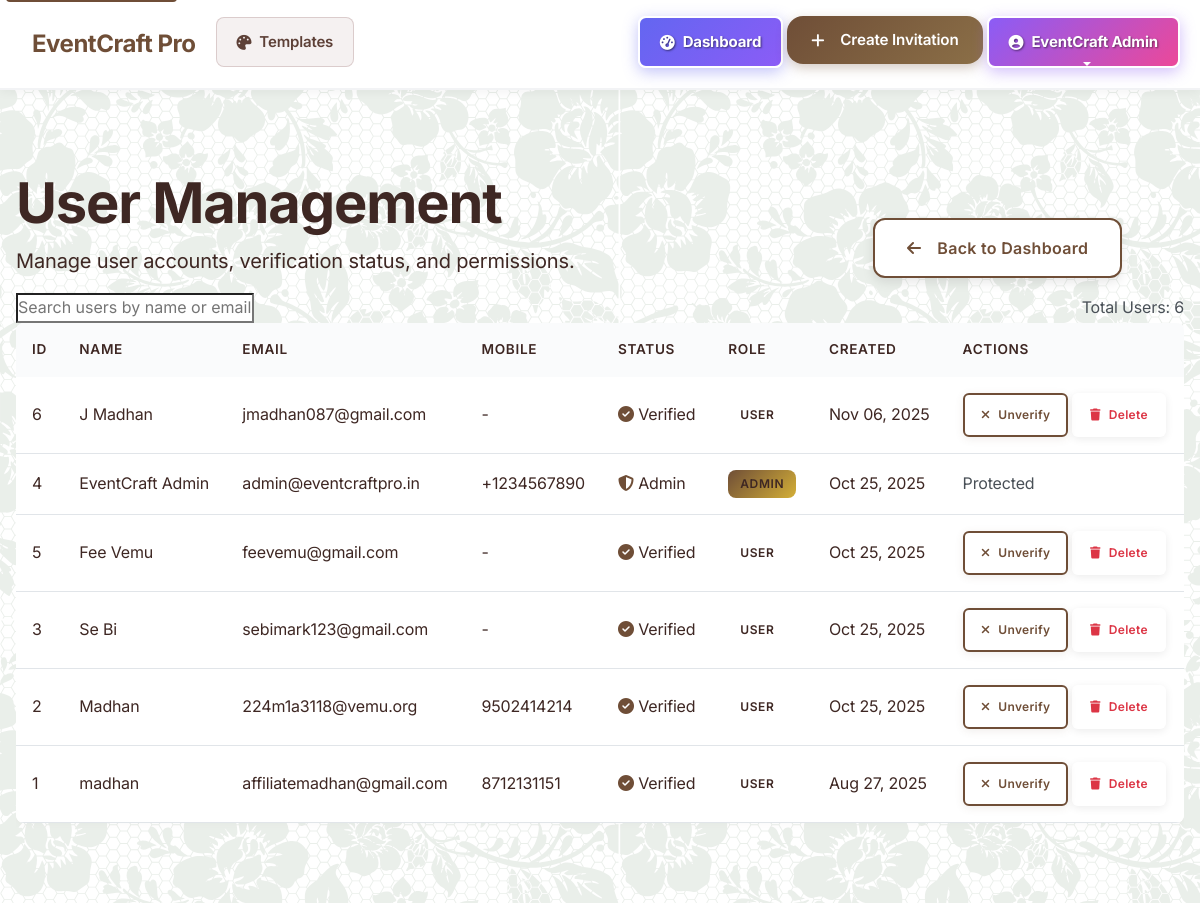
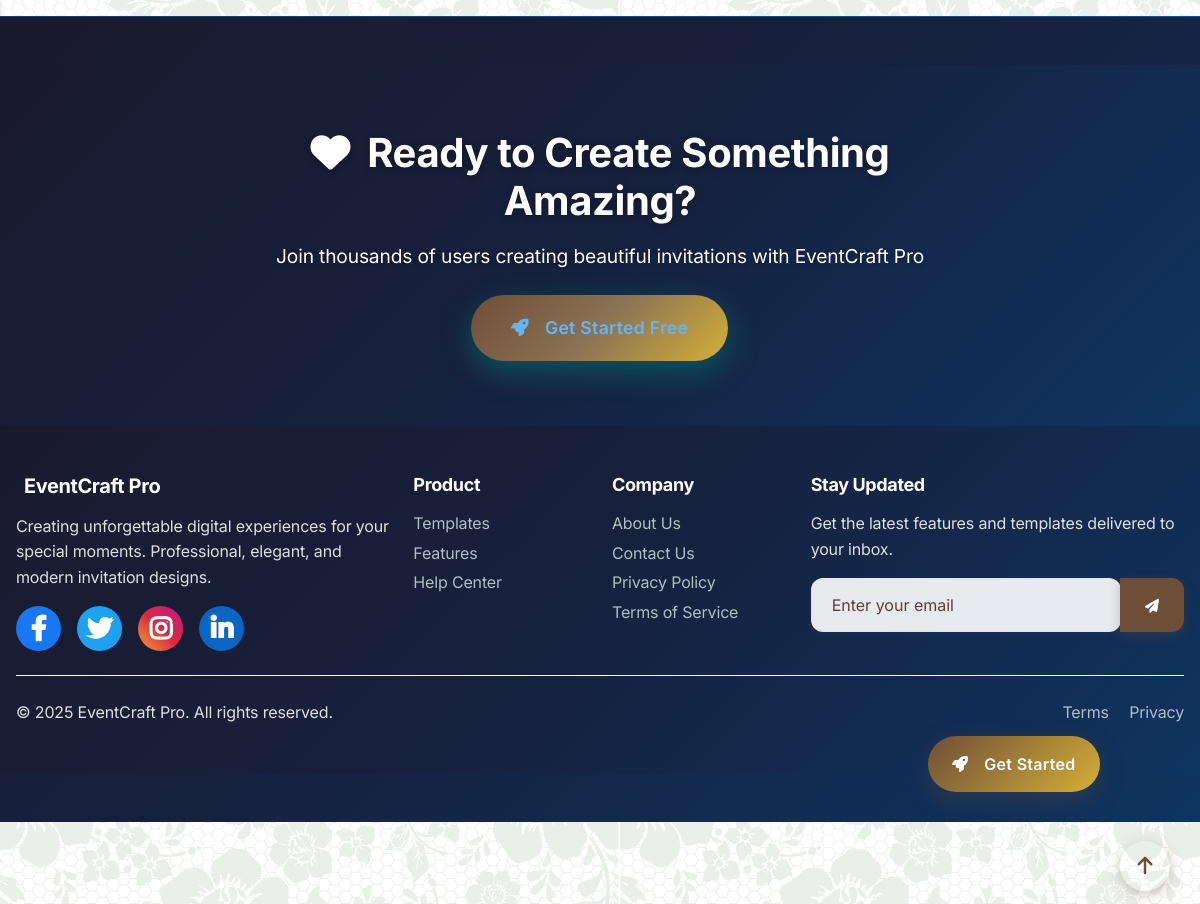
Screenshot of /admin/users (signed in) with the database file from the repository (2 pictures, top to bottom).
### models.py (models this page shows)
class User(db.Model):
    __tablename__ = 'users'
    id = db.Column(db.Integer, primary_key=True)
    name = db.Column(db.String(100), nullable=False)
    email = db.Column(db.String(120), unique=True, nullable=False)
    mobile = db.Column(db.String(15), nullable=False)
    password_hash = db.Column(db.String(255), nullable=False)
    is_verified = db.Column(db.Boolean, default=False)
    is_admin = db.Column(db.Boolean, default=False)
    google_id = db.Column(db.String(100), unique=True, nullable=True)
    created_at = db.Column(db.DateTime, default=datetime.utcnow)
    updated_at = db.Column(db.DateTime, default=datetime.utcnow, onupdate=datetime.utcnow)
    invitations = db.relationship('Invitation', backref='user', lazy=True, cascade='all, delete-orphan')

### routes.py (the view)
    @app.route('/admin/users')
    def admin_users():
        if not is_admin():
            flash('Access denied. Admin privileges required.', 'error')
            return redirect(url_for('dashboard'))
        users = User.query.order_by(User.created_at.desc()).all()
        return render_template('admin/users.html', users=users)

### app.py (called while the page is built)
@app.context_processor
def inject_session():
    from flask import session
    return dict(session=session)

### routes.py (called while the page is built)
def is_authenticated():
    return 'user_id' in session

def is_admin():
    if not is_authenticated():
        return False
    user = User.query.get(session['user_id'])
    return user and user.is_admin

### templates/admin/users.html (shortened to what this page needs)
{% extends "base.html" %}
{% block content %}
<section class="admin-hero">
    <div class="container">
        <div class="row align-items-center">
            <div class="col-lg-8">
                <h1 class="hero-title">User Management</h1>
                <p class="hero-subtitle">
                    Manage user accounts, verification status, and permissions.
                </p>
            </div>
            <div class="col-lg-4 text-center">
                <div class="hero-actions">
                    <a href="{{ url_for('admin_dashboard') }}" class="btn btn-light btn-lg">
                        <i class="fas fa-arrow-left me-2"></i>
                        Back to Dashboard
                    </a>
                </div>
            </div>
        </div>
    </div>
</section>
<section class="admin-content">
    <div class="container">
        <div class="search-bar">
            <div class="row align-items-center">
                <div class="col-md-8">
                    <input type="text" class="search-input" id="userSearch" placeholder="Search users by name or email...">
                </div>
                <div class="col-md-4 text-md-end">
                    <span class="text-muted">Total Users: {{ users|length }}</span>
                </div>
            </div>
        </div>
        <div class="admin-table">
            <div class="table-responsive">
                <table class="table">
                    <thead>
                        <tr>
                            <th>ID</th>
                            <th>Name</th>
                            <th>Email</th>
                            <th>Mobile</th>
                            <th>Status</th>
                            <th>Role</th>
                            <th>Created</th>
                            <th>Actions</th>
                        </tr>
                    </thead>
                    <tbody id="usersTableBody">
                        {% for user in users %}
                        <tr data-user-id="{{ user.id }}">
                            <td>{{ user.id }}</td>
                            <td>{{ user.name }}</td>
                            <td>{{ user.email }}</td>
                            <td>{{ user.mobile or '-' }}</td>
                            <td>
                                {% if user.is_admin %}
                                    <span class="user-status admin">
                                        <i class="fas fa-shield-alt"></i>
                                        Admin
                                    </span>
                                {% elif user.is_verified %}
                                    <span class="user-status verified">
                                        <i class="fas fa-check-circle"></i>
                                        Verified
                                    </span>
                                {% else %}
                                    <span class="user-status unverified">
                                        <i class="fas fa-times-circle"></i>
                                        Unverified
                                    </span>
                                {% endif %}
                            </td>
                            <td>
                                {% if user.is_admin %}
                                    <span class="badge bg-danger">Admin</span>
                                {% else %}
                                    <span class="badge bg-secondary">User</span>
                                {% endif %}
                            </td>
                            <td>{{ user.created_at.strftime('%b %d, %Y') }}</td>
                            <td>
                                <div class="action-buttons">
                                    {% if not user.is_admin %}
                                        <button class="btn btn-outline-primary btn-sm toggle-status-btn"
                                                data-user-id="{{ user.id }}"
                                                data-current-status="{{ user.is_verified }}">
                                            {% if user.is_verified %}
                                                <i class="fas fa-times"></i> Unverify
                                            {% else %}
                                                <i class="fas fa-check"></i> Verify
                                            {% endif %}
                                        </button>
                                        <button class="btn btn-outline-danger btn-sm delete-user-btn"
                                                data-user-id="{{ user.id }}"
                                                data-user-name="{{ user.name }}">
                                            <i class="fas fa-trash"></i> Delete
                                        </button>
                                    {% else %}
                                        <span class="text-muted">Protected</span>
                                    {% endif %}
                                </div>
                            </td>
                        </tr>
                        {% endfor %}
                    </tbody>
                </table>
            </div>
        </div>
    </div>
</section>
{% endblock %}

### templates/base.html (shortened to what this page needs)
<!DOCTYPE html>
<html lang="en">
<head>
    <link href="https://cdn.jsdelivr.net/npm/bootstrap@5.3.0/dist/css/bootstrap.min.css" rel="stylesheet">
    <link rel="stylesheet" href="https://cdnjs.cloudflare.com/ajax/libs/font-awesome/6.4.0/css/all.min.css">
    <link rel="stylesheet" href="/static/css/floral-animations.css">
    <link rel="stylesheet" href="/static/css/style.css?v=12.0">
</head>
<body>
    <nav class="navbar navbar-expand-lg fixed-top glass" id="mainNavbar" role="navigation" aria-label="Main navigation">
        <div class="container">
            <a class="navbar-brand" href="{{ url_for('index') }}" aria-label="EventCraft Pro - Go to homepage">
                EventCraft Pro
            </a>
            <div class="collapse navbar-collapse" id="navbarNav">
                <ul class="navbar-nav me-auto" role="menubar">
                    <li class="nav-item" role="none">
                        <a class="nav-link" href="{{ url_for('templates') }}" role="menuitem" aria-label="Browse invitation templates">
                            <i class="fas fa-palette me-1" aria-hidden="true"></i>Templates
                        </a>
                    </li>
                </ul>
                <ul class="navbar-nav ms-auto">
                    {% if session.user_id %}
                        <li class="nav-item">
                            <a class="nav-link" href="{{ url_for('dashboard') }}">
                                <i class="fas fa-tachometer-alt me-1"></i>Dashboard
                            </a>
                        </li>
                        <li class="nav-item">
                            <a class="btn-primary-custom" href="{{ url_for('templates') }}">
                                <i class="fas fa-plus me-1"></i>Create Invitation
                            </a>
                        </li>
                        <li class="nav-item dropdown">
                            <a class="nav-link dropdown-toggle" href="#" role="button" data-bs-toggle="dropdown" aria-expanded="false">
                                <i class="fas fa-user-circle me-1"></i>{{ session.user_name if session.user_name else 'User' }}
                            </a>
                        </li>
                    {% else %}
                        <li class="nav-item">
                            <a class="btn-primary-custom" href="{{ url_for('auth') }}">
                                <i class="fas fa-rocket me-1"></i>Get Started
                            </a>
                        </li>
                    {% endif %}
                </ul>
            </div>
        </div>
    </nav>
    <div class="mobile-nav-overlay" id="mobileNavOverlay"></div>
    <button class="back-to-top" id="backToTop" aria-label="Back to top">
        <i class="fas fa-arrow-up"></i>
    </button>
    <main id="main-content" class="main-content" role="main" aria-label="Main content">
    <main class="fade-in">
        {% block content %}{% endblock %}
    </main>
    <div id="floatingGetStarted" class="floating-get-started">
        <a href="{{ url_for('auth') }}" class="btn btn-primary btn-lg floating-btn">
        </a>
    </div>
    <footer class="footer-modern glass">
        <div class="footer-header">
            <div class="container">
                <div class="row justify-content-center text-center">
                    <div class="col-lg-8">
                        <h2 class="footer-title mb-3">
                            <i class="fas fa-heart text-primary me-2"></i>
                            Ready to Create Something Amazing?
                        </h2>
                        <p class="footer-subtitle mb-4">Join thousands of users creating beautiful invitations with EventCraft Pro</p>
                        <a href="{{ url_for('auth') }}" class="btn btn-primary btn-lg footer-cta-btn">
                            <i class="fas fa-rocket me-2"></i>Get Started Free
                        </a>
                    </div>
                </div>
            </div>
        </div>
        <div class="footer-content">
            <div class="container py-5">
                <div class="row g-4">
                    <div class="col-lg-4 col-md-6">
                        <h5 class="fw-bold mb-3 text-white">
                            EventCraft Pro
                        </h5>
                        <p class="text-light mb-3">Creating unforgettable digital experiences for your special moments. Professional, elegant, and modern invitation designs.</p>
                        <div class="d-flex gap-3">
                            <a href="#" class="social-link facebook"><i class="fab fa-facebook-f fa-lg"></i></a>
                            <a href="#" class="social-link twitter"><i class="fab fa-twitter fa-lg"></i></a>
                            <a href="#" class="social-link instagram"><i class="fab fa-instagram fa-lg"></i></a>
                            <a href="#" class="social-link linkedin"><i class="fab fa-linkedin-in fa-lg"></i></a>
                        </div>
                    </div>
                    <div class="col-lg-2 col-md-3 col-6">
                        <h6 class="fw-bold mb-3 text-white">Product</h6>
                        <ul class="list-unstyled">
                            <li><a href="{{ url_for('templates') }}" class="footer-link">Templates</a></li>
                            <li><a href="{{ url_for('about') }}" class="footer-link">Features</a></li>
                            <li><a href="{{ url_for('help_center') }}" class="footer-link">Help Center</a></li>
                        </ul>
                    </div>
                    <div class="col-lg-2 col-md-3 col-6">
                        <h6 class="fw-bold mb-3 text-white">Company</h6>
                        <ul class="list-unstyled">
                            <li><a href="{{ url_for('about') }}" class="footer-link">About Us</a></li>
                            <li><a href="{{ url_for('contact') }}" class="footer-link">Contact Us</a></li>
                            <li><a href="{{ url_for('privacy') }}" class="footer-link">Privacy Policy</a></li>
                            <li><a href="{{ url_for('terms') }}" class="footer-link">Terms of Service</a></li>
                        </ul>
                    </div>
                    <div class="col-lg-4 col-md-12">
                        <h6 class="fw-bold mb-3 text-white">Stay Updated</h6>
                        <p class="text-light mb-3">Get the latest features and templates delivered to your inbox.</p>
                        <div class="input-group">
                            <input type="email" class="form-control newsletter-input" placeholder="Enter your email">
                            <button class="btn btn-primary newsletter-btn" type="button">
                                <i class="fas fa-paper-plane"></i>
                            </button>
                        </div>
                    </div>
                </div>
                <hr class="my-4 border-light">
                <div class="row align-items-center">
                    <div class="col-md-6">
                        <p class="text-light mb-0">&copy; 2025 EventCraft Pro. All rights reserved.</p>
                    </div>
                    <div class="col-md-6 text-md-end">
                        <a href="{{ url_for('terms') }}" class="footer-link me-3">Terms</a>
                        <a href="{{ url_for('privacy') }}" class="footer-link">Privacy</a>
                    </div>
                </div>
            </div>
        </div>
    </footer>
</body>
</html>

### static/css/floral-animations.css (style rules this page uses)
.back-to-top { position: fixed; bottom: 30px; right: 30px; width: 50px; height: 50px; background: linear-gradient(135deg, #E91E63, #9C27B0); border-radius: 50%; color: white; border: none; cursor: pointer; opacity: 0; transform: translateY(20px); transition: all 0.3s cubic-bezier(0.4, 0, 0.2, 1); box-shadow: 0 4px 12px rgba(233, 30, 99, 0.3); z-index: 1000; }

### rows the page displays
User: name "EventCraft Admin", id "4", email "admin@eventcraftpro.in", mobile "+1234567890", is_admin True (drawn), created_at "Oct 25, 2025"
User: id "6", name "J Madhan", email "jmadhan087@gmail.com", mobile "-", is_admin False (drawn), created_at "Nov 06, 2025", is_verified True (drawn)
User: id "5", name "Fee Vemu", email "feevemu@gmail.com", mobile "-", is_admin False (drawn), created_at "Oct 25, 2025", is_verified True (drawn)
User: id "3", name "Se Bi", email "sebimark123@gmail.com", mobile "-", is_admin False (drawn), created_at "Oct 25, 2025", is_verified True (drawn)
User: id "2", name "Madhan", email "224m1a3118@vemu.org", mobile "9502414214", is_admin False (drawn), created_at "Oct 25, 2025", is_verified True (drawn)
User: id "1", name "madhan", email "affiliatemadhan@gmail.com", mobile "8712131151", is_admin False (drawn), created_at "Aug 27, 2025", is_verified True (drawn)

### other values shown
{{ users|length }} "6"
